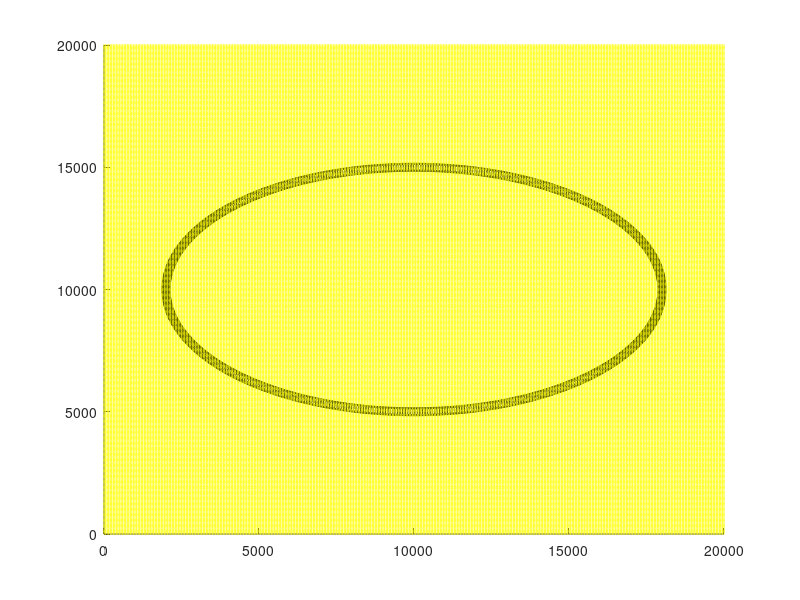

Source code (MATLAB): (Note: this script raises an error after producing the figure.)
clear all; clc;

%% Ellipse
r1 = 8000;
r2 = 5000;
x0 = 10000;
y0 = 10000;
t = -pi:0.01:pi;
t = t';
x = x0+r1*cos(t);
y = x0+r2*sin(t);

%% Data
[xx, yy] = meshgrid(0:50:20000);
uniformValues = [xx(:) yy(:)];

%% Plot
scatter(x,y,'k')
hold on
scatter(uniformValues(:,1),uniformValues(:,2),0.2,'y')


testOutputData = [uniformValues,ones(size(uniformValues,1),1),2000*ones(size(uniformValues,1),1)];
testOutputEllipse =[x,y,ones(size(x,1),1),2000*ones(size(x,1),1)];

testOutputData = array2table(testOutputData);
testOutputEllipse = array2table(testOutputEllipse);
testOutputData.Properties.VariableNames(1:4) = {'header1', 'header2','header3', 'header4'};
testOutputEllipse.Properties.VariableNames(1:4) = {'header1', 'header2','header3', 'header4'};


writetable(testOutputData,'testOutputData.txt', 'Delimiter',' ')
writetable(testOutputEllipse,'testOutputEllipse.txt', 'Delimiter',' ')